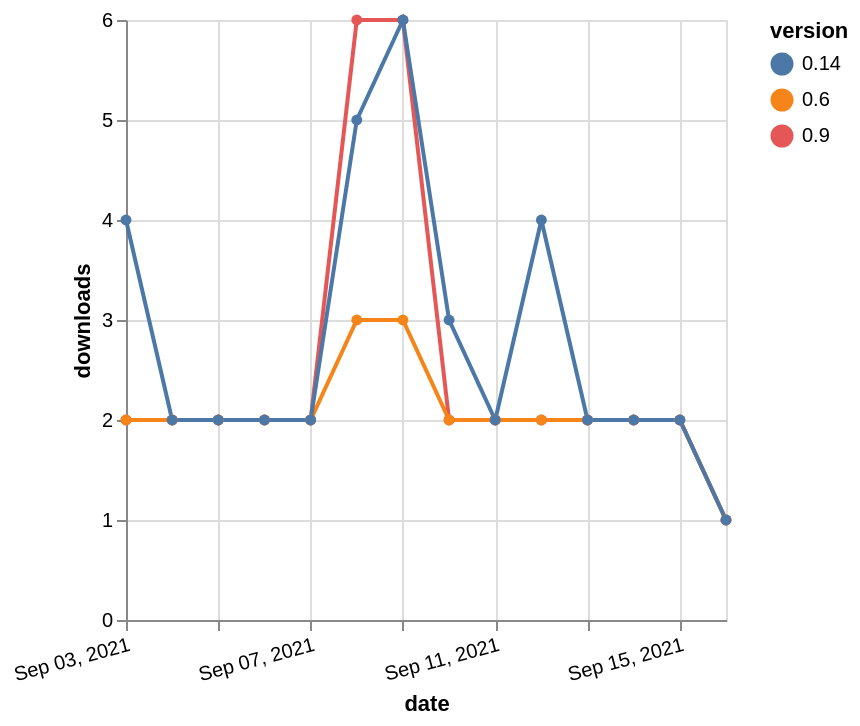

Express this chart as Vega-Lite.
### Vega-Lite specification from a JSON file in a GitHub repository (floating-point values rounded to 4 significant figures)
{"$schema": "https://vega.github.io/schema/vega-lite/v5.json", "description": "A simple bar chart with embedded data.", "data": {"values": [{"date": "2021-09-03", "total": 4381, "delta": 2, "version": "0.9"}, {"date": "2021-09-04", "total": 4383, "delta": 2, "version": "0.9"}, {"date": "2021-09-05", "total": 4385, "delta": 2, "version": "0.9"}, {"date": "2021-09-06", "total": 4387, "delta": 2, "version": "0.9"}, {"date": "2021-09-07", "total": 4389, "delta": 2, "version": "0.9"}, {"date": "2021-09-08", "total": 4395, "delta": 6, "version": "0.9"}, {"date": "2021-09-09", "total": 4401, "delta": 6, "version": "0.9"}, {"date": "2021-09-10", "total": 4403, "delta": 2, "version": "0.9"}, {"date": "2021-09-11", "total": 4405, "delta": 2, "version": "0.9"}, {"date": "2021-09-12", "total": 4407, "delta": 2, "version": "0.9"}, {"date": "2021-09-13", "total": 4409, "delta": 2, "version": "0.9"}, {"date": "2021-09-14", "total": 4411, "delta": 2, "version": "0.9"}, {"date": "2021-09-15", "total": 4413, "delta": 2, "version": "0.9"}, {"date": "2021-09-16", "total": 4414, "delta": 1, "version": "0.9"}, {"date": "2021-09-03", "total": 2572, "delta": 2, "version": "0.6"}, {"date": "2021-09-04", "total": 2574, "delta": 2, "version": "0.6"}, {"date": "2021-09-05", "total": 2576, "delta": 2, "version": "0.6"}, {"date": "2021-09-06", "total": 2578, "delta": 2, "version": "0.6"}, {"date": "2021-09-07", "total": 2580, "delta": 2, "version": "0.6"}, {"date": "2021-09-08", "total": 2583, "delta": 3, "version": "0.6"}, {"date": "2021-09-09", "total": 2586, "delta": 3, "version": "0.6"}, {"date": "2021-09-10", "total": 2588, "delta": 2, "version": "0.6"}, {"date": "2021-09-11", "total": 2590, "delta": 2, "version": "0.6"}, {"date": "2021-09-12", "total": 2592, "delta": 2, "version": "0.6"}, {"date": "2021-09-13", "total": 2594, "delta": 2, "version": "0.6"}, {"date": "2021-09-14", "total": 2596, "delta": 2, "version": "0.6"}, {"date": "2021-09-15", "total": 2598, "delta": 2, "version": "0.6"}, {"date": "2021-09-16", "total": 2599, "delta": 1, "version": "0.6"}, {"date": "2021-09-03", "total": 4348, "delta": 4, "version": "0.14"}, {"date": "2021-09-04", "total": 4350, "delta": 2, "version": "0.14"}, {"date": "2021-09-05", "total": 4352, "delta": 2, "version": "0.14"}, {"date": "2021-09-06", "total": 4354, "delta": 2, "version": "0.14"}, {"date": "2021-09-07", "total": 4356, "delta": 2, "version": "0.14"}, {"date": "2021-09-08", "total": 4361, "delta": 5, "version": "0.14"}, {"date": "2021-09-09", "total": 4367, "delta": 6, "version": "0.14"}, {"date": "2021-09-10", "total": 4370, "delta": 3, "version": "0.14"}, {"date": "2021-09-11", "total": 4372, "delta": 2, "version": "0.14"}, {"date": "2021-09-12", "total": 4376, "delta": 4, "version": "0.14"}, {"date": "2021-09-13", "total": 4378, "delta": 2, "version": "0.14"}, {"date": "2021-09-14", "total": 4380, "delta": 2, "version": "0.14"}, {"date": "2021-09-15", "total": 4382, "delta": 2, "version": "0.14"}, {"date": "2021-09-16", "total": 4383, "delta": 1, "version": "0.14"}]}, "width": "container", "mark": {"type": "line", "point": {"filled": true}}, "encoding": {"x": {"field": "date", "type": "temporal", "timeUnit": "yearmonthdate", "title": "date", "axis": {"labelAngle": -15}}, "y": {"field": "delta", "type": "quantitative", "title": "downloads"}, "color": {"field": "version", "type": "nominal"}, "tooltip": {"field": "delta"}}}
